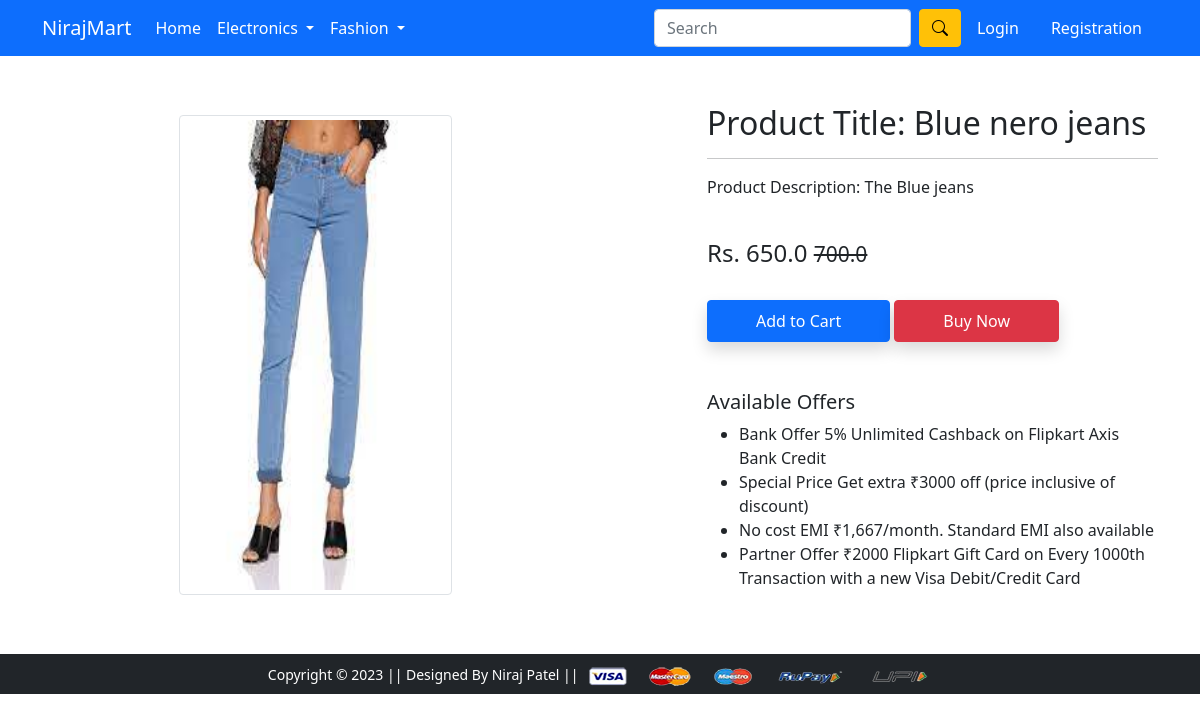
The page /product-detail/3/ on the database its author committed.
### app/models.py (models this page shows, shortened)
class Product(models.Model):
    title = models.CharField(max_length=100)
    selling_price = models.FloatField()
    discount_price = models.FloatField()
    discription = models.TextField()
    brand = models.CharField(max_length=100)
    category = models.CharField(choices=CATEGOTY_CHOICES, max_length=2)
    product_image = models.ImageField(upload_to='productimg')

### app/views.py (the view)
# urls.py: path('product-detail/<int:id>/', views.product_detail, name='product-detail'),
def product_detail(request, id):
    cart_lenth = 0
    exis = 0
    if request.user.is_authenticated:
      cart_lenth = Cart.objects.filter(user=request.user).count()
      exis = Cart.objects.filter(Q(product = id) & Q(user=request.user))
    product_item = Product.objects.get(pk=id)
    return render(request, 'app/productdetail.html', {'item':product_item, 'exis':exis, 'cart_lenth':cart_lenth})

### app/templates/app/productdetail.html (shortened to what this page needs)
{% extends 'app/base.html' %}
{% load static %}
{% block main-content %}
<div class="container my-5">
 <div class="row">
  <div class="col-sm-6 text-center align-self-center">
   <img src="{{item.product_image.url}}" alt="" class="img-fluid img-thumbnail"  width="50%" style="min-height: 60vh;">
  </div>
  <div class="col-sm-5 offset-sm-1">
   <h2>Product Title: {{item.title}}</h2>
   <hr>
   <p>Product Description: {{item.discription}}</p> <br>
   <h4>Rs. {{item.discount_price}} <small class="fw-light text-decoration-line-through">{{item.selling_price}}</small></h4> <br>
   {% if exis %}
   <a href="{% url 'show_cart' %}" class="btn btn-warning shadow px-5 py-2">Goto Cart</a>
   {% else %}
   <form action="/add_to_cart" class="d-inline">
    <button type="submit" class="btn btn-primary shadow px-5 py-2">Add to Cart</button>
   </form>
   {% endif %}
   <form action="/add_to_checkout" class="d-inline">
    <button type="submit" class="btn btn-danger shadow px-5 py-2">Buy Now</button>
   </form>
   <h5 class="mt-5">Available Offers</h5>
   <ul>
    <li>Bank Offer 5% Unlimited Cashback on Flipkart Axis Bank Credit</li>
    <li>Special Price Get extra ₹3000 off (price inclusive of discount)</li>
    <li>No cost EMI ₹1,667/month. Standard EMI also available</li>
    <li>Partner Offer ₹2000 Flipkart Gift Card on Every 1000th Transaction with a new Visa Debit/Credit Card</li>
   </ul>
  </div>
 </div>
</div>
{% endblock main-content %}

### rows shown on the page
Product: product_image (picture), title "Blue nero jeans", discription "The Blue jeans", discount_price "650.0", selling_price "700.0"
